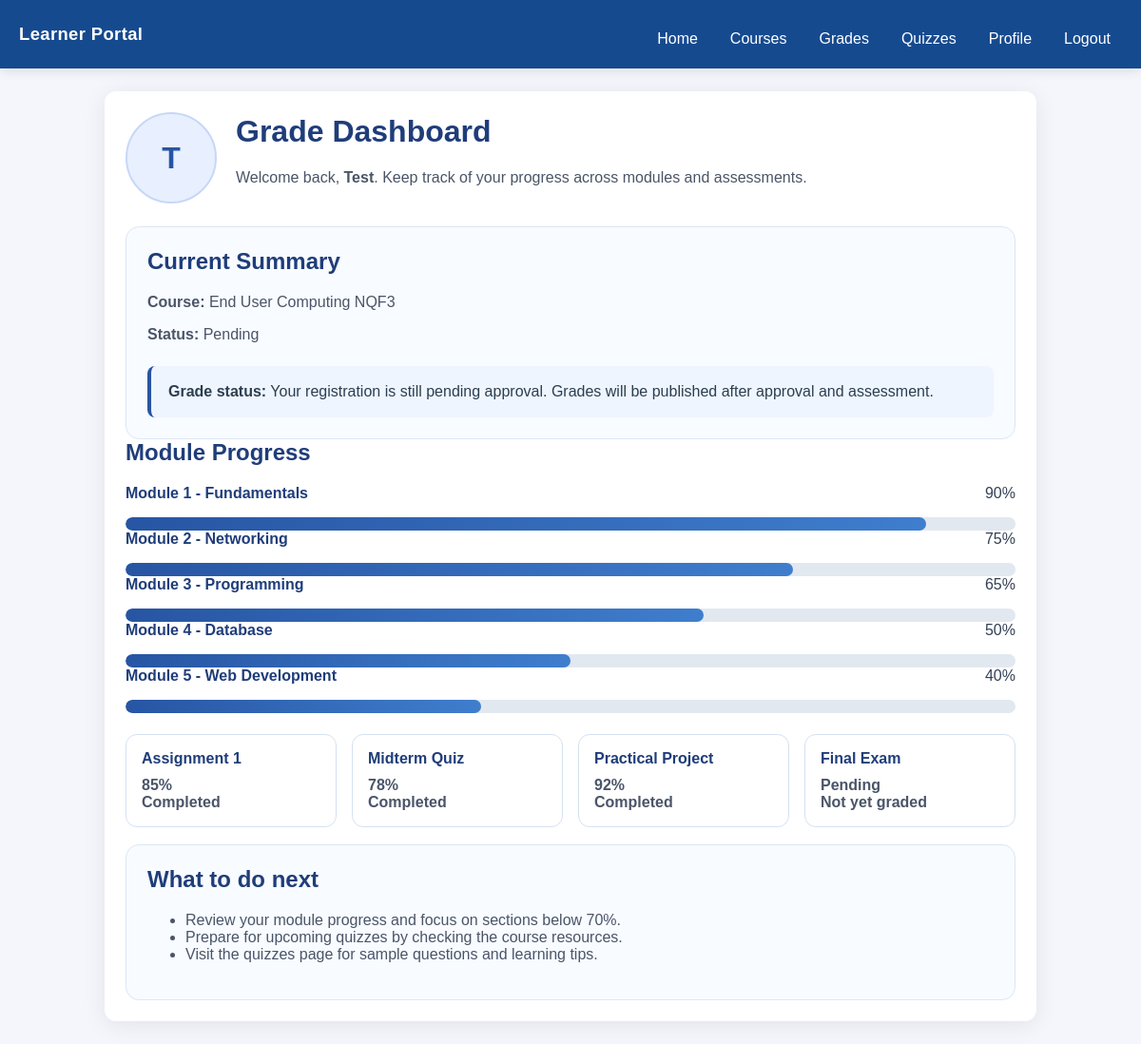
The app's page /grades.php (signed in) with its own data.
### tables this page shows
CREATE TABLE `registrations` (
  `id` int(11) NOT NULL,
  `user_id` int(11) DEFAULT NULL,
  `subject_id` int(11) DEFAULT NULL,
  `status` enum('Pending','Approved','Rejected') NOT NULL DEFAULT 'Pending',
  `registration_date` timestamp NOT NULL DEFAULT current_timestamp(),
  `email` varchar(255) DEFAULT NULL
);

CREATE TABLE `users` (
  `id` int(11) NOT NULL,
  `username` varchar(50) NOT NULL,
  `password` varchar(255) NOT NULL,
  `is_admin` tinyint(1) DEFAULT 0,
  `email` varchar(255) DEFAULT NULL
);

CREATE TABLE `subjects` (
  `id` int(11) NOT NULL,
  `name` varchar(100) NOT NULL
);

### grades.php (the view, shortened to what this page needs)
<?php
require_once __DIR__ . '/includes/app.php';
$mysqli = db_connect();
$user_id = $_SESSION['user_id'];
$stmt = $mysqli->prepare(
    "SELECT u.username, u.email, s.name AS subject_name, r.status
     FROM users u
     LEFT JOIN registrations r ON u.id = r.user_id
     LEFT JOIN subjects s ON r.subject_id = s.id
     WHERE u.id = ?");
$stmt->bind_param('i', $user_id);
$stmt->execute();
$result = $stmt->get_result();
$user = $result->fetch_assoc();
$grade_message = 'No grades available yet. Your trainer will publish grades after assessment is complete.';
if ($user && $user['status'] === 'Approved') {
    $grade_message = 'Your course has been approved. Grades will be available once assessments are submitted.';
} elseif ($user && $user['status'] === 'Pending') {
    $grade_message = 'Your registration is still pending approval. Grades will be published after approval and assessment.';
} elseif ($user && $user['status'] === 'Rejected') {
    $grade_message = 'Your course registration was rejected. Please contact administration for assistance.';
}
$sampleGrades = [
    ['assessment' => 'Assignment 1', 'grade' => '85%', 'status' => 'Completed'],
    ['assessment' => 'Midterm Quiz', 'grade' => '78%', 'status' => 'Completed'],
    ['assessment' => 'Practical Project', 'grade' => '92%', 'status' => 'Completed'],
    ['assessment' => 'Final Exam', 'grade' => 'Pending', 'status' => 'Not yet graded'],
];
$sectionProgress = [
    ['section' => 'Module 1 - Fundamentals', 'progress' => 90],
    ['section' => 'Module 2 - Networking', 'progress' => 75],
    ['section' => 'Module 3 - Programming', 'progress' => 65],
    ['section' => 'Module 4 - Database', 'progress' => 50],
    ['section' => 'Module 5 - Web Development', 'progress' => 40],
];
$avatarInitials = strtoupper(substr($user['username'] ?? $_SESSION['username'], 0, 1));
?>
<!DOCTYPE html>
<html lang="en">
<head>
</head>
<body>
  <div class="page-container">
    <div class="avatar-section">
      <div class="avatar-placeholder"><?php echo htmlspecialchars($avatarInitials); ?></div>
      <div>
        <h1>Grade Dashboard</h1>
        <p>Welcome back, <strong><?php echo htmlspecialchars($user['username'] ?? $_SESSION['username']); ?></strong>. Keep track of your progress across modules and assessments.</p>
      </div>
    </div>
    <div class="info-panel">
      <h2>Current Summary</h2>
      <p><strong>Course:</strong> <?php echo htmlspecialchars($user['subject_name'] ?? 'No course registered'); ?></p>
      <p><strong>Status:</strong> <?php echo htmlspecialchars($user['status'] ?? 'Not registered'); ?></p>
      <div class="alert-box"><strong>Grade status:</strong> <?php echo htmlspecialchars($grade_message); ?></div>
    </div>
    <h2>Module Progress</h2>
    <?php foreach ($sectionProgress as $section): ?>
      <div class="progress-row">
        <div class="progress-title"><?php echo htmlspecialchars($section['section']); ?></div>
        <div class="progress-value"><?php echo htmlspecialchars($section['progress']); ?>%</div>
      </div>
      <div class="progress-bar-bg">
        <div class="progress-bar-fill" style="width: <?php echo intval($section['progress']); ?>%;"></div>
      </div>
    <?php endforeach; ?>
    <div class="grade-chart">
      <?php foreach ($sampleGrades as $grade): ?>
        <div class="grade-chart-item">
          <h3><?php echo htmlspecialchars($grade['assessment']); ?></h3>
          <p><?php echo htmlspecialchars($grade['grade']); ?></p>
          <p><?php echo htmlspecialchars($grade['status']); ?></p>
        </div>
      <?php endforeach; ?>
    </div>
    <div class="course-card">
      <h2>What to do next</h2>
      <ul>
        <li>Review your module progress and focus on sections below 70%.</li>
        <li>Prepare for upcoming quizzes by checking the course resources.</li>
        <li>Visit the quizzes page for sample questions and learning tips.</li>
      </ul>
    </div>
  </div>
</body>
</html>

### assets/css/style.css (style rules this page uses)
* { box-sizing: border-box; }
body { font-family: Arial, sans-serif; background: #f4f6fb; color: #2c3e50; margin: 0; padding: 0; }
.page-container { max-width: 980px; margin: 24px auto; padding: 22px; background: #ffffff; border-radius: 12px; box-shadow: 0 4px 24px rgba(0, 0, 0, 0.08); }
.avatar-section { display: flex; align-items: center; gap: 20px; margin-bottom: 24px; }
.avatar-placeholder { width: 96px; height: 96px; border-radius: 50%; background: #e8efff; color: #2755a3; display: flex; align-items: center; justify-content: center; font-size: 2rem; font-weight: 700; border: 2px solid #c7d8f6; }
.profile-card, .quiz-card, .course-card, .info-panel { background: #f8fbff; border: 1px solid #dde7f5; border-radius: 14px; padding: 22px; margin-top: 18px; }
.progress-row { display: grid; grid-template-columns: 1fr auto; align-items: center; gap: 14px; margin-bottom: 16px; }
.progress-title { font-weight: 600; color: #1f3d7a; }
.progress-value { min-width: 52px; text-align: right; color: #334155; }
.progress-bar-bg { position: relative; height: 14px; background: #e2e8f0; border-radius: 999px; overflow: hidden; }
.progress-bar-fill { height: 100%; background: linear-gradient(90deg, #2755a3 0%, #3f7ecd 100%); border-radius: 999px; }
.grade-chart { display: grid; grid-template-columns: repeat(auto-fit, minmax(220px, 1fr)); gap: 16px; margin-top: 22px; }
.grade-chart-item { background: #ffffff; border: 1px solid #d5e1f2; border-radius: 12px; padding: 16px; }
.grade-chart-item h3 { margin: 0 0 10px; font-size: 1rem; }
.grade-chart-item p { margin: 0; font-weight: 700; }
h1, h2, h3 { color: #1f3d7a; margin-top: 0; }
p, li, dt, dd, label { color: #4a5568; }
.alert-box { margin-top: 24px; padding: 18px; background: #eef5ff; border-left: 4px solid #2755a3; border-radius: 8px; }

### records on screen
registrations: user.username "T", user.username "Test", subject.name "End User Computing NQF3", status "Pending", status "Your registration is still pending approval. Grades will be published after approval and assessment."

### other values on screen
$label "Home"
$label "Courses"
$label "Grades"
$label "Quizzes"
$label "Profile"
$section['section'] "Module 1 - Fundamentals"
$section['progress'] "90"
$section['section'] "Module 2 - Networking"
$section['progress'] "75"
$section['section'] "Module 3 - Programming"
$section['progress'] "65"
$section['section'] "Module 4 - Database"
$section['progress'] "50"
$section['section'] "Module 5 - Web Development"
$section['progress'] "40"
